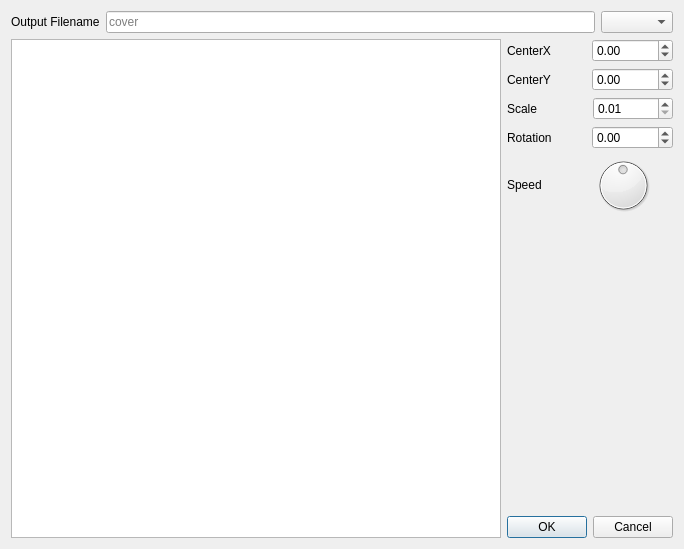
<?xml version="1.0" encoding="UTF-8"?>
<ui version="4.0">
 <class>CropPictureDialog</class>
 <widget class="QDialog" name="CropPictureDialog">
  <property name="geometry">
   <rect>
    <x>0</x>
    <y>0</y>
    <width>684</width>
    <height>549</height>
   </rect>
  </property>
  <property name="windowTitle">
   <string>Edit transcoding target properties</string>
  </property>
  <layout class="QVBoxLayout" name="verticalLayout_2">
   <item>
    <layout class="QHBoxLayout" name="horizontalLayout_2">
     <item>
      <widget class="QLabel" name="label">
       <property name="text">
        <string>Output Filename</string>
       </property>
      </widget>
     </item>
     <item>
      <widget class="QLineEdit" name="txt_outname">
       <property name="placeholderText">
        <string>cover</string>
       </property>
      </widget>
     </item>
     <item>
      <widget class="QComboBox" name="cbox_suffix"/>
     </item>
    </layout>
   </item>
   <item>
    <layout class="QHBoxLayout" name="horizontalLayout_7" stretch="1,0">
     <item>
      <widget class="CropImageView" name="image_box">
       <property name="mouseTracking">
        <bool>true</bool>
       </property>
       <property name="toolTip">
        <string>&lt;html&gt;&lt;head/&gt;&lt;body&gt;&lt;p&gt;normal drag -&amp;gt; shift&lt;/p&gt;&lt;p&gt;right click drag -&amp;gt; rotate&lt;/p&gt;&lt;p&gt;normal scroll -&amp;gt; scaling&lt;/p&gt;&lt;p&gt;alt scroll -&amp;gt; x shift&lt;/p&gt;&lt;p&gt;shift scroll -&amp;gt; y shift&lt;/p&gt;&lt;p&gt;ctrl scroll -&amp;gt; rotate&lt;/p&gt;&lt;/body&gt;&lt;/html&gt;</string>
       </property>
       <property name="verticalScrollBarPolicy">
        <enum>Qt::ScrollBarAlwaysOff</enum>
       </property>
       <property name="horizontalScrollBarPolicy">
        <enum>Qt::ScrollBarAlwaysOff</enum>
       </property>
       <property name="alignment">
        <set>Qt::AlignLeading|Qt::AlignLeft|Qt::AlignTop</set>
       </property>
      </widget>
     </item>
     <item>
      <layout class="QVBoxLayout" name="verticalLayout">
       <item>
        <layout class="QHBoxLayout" name="horizontalLayout">
         <item>
          <widget class="QLabel" name="label_2">
           <property name="text">
            <string>CenterX</string>
           </property>
          </widget>
         </item>
         <item>
          <widget class="QDoubleSpinBox" name="sbox_centerx">
           <property name="minimum">
            <double>-10000.000000000000000</double>
           </property>
           <property name="maximum">
            <double>10000.000000000000000</double>
           </property>
           <property name="stepType">
            <enum>QAbstractSpinBox::DefaultStepType</enum>
           </property>
          </widget>
         </item>
        </layout>
       </item>
       <item>
        <layout class="QHBoxLayout" name="horizontalLayout_3">
         <item>
          <widget class="QLabel" name="label_3">
           <property name="text">
            <string>CenterY</string>
           </property>
          </widget>
         </item>
         <item>
          <widget class="QDoubleSpinBox" name="sbox_centery">
           <property name="minimum">
            <double>-10000.000000000000000</double>
           </property>
           <property name="maximum">
            <double>10000.000000000000000</double>
           </property>
           <property name="stepType">
            <enum>QAbstractSpinBox::DefaultStepType</enum>
           </property>
          </widget>
         </item>
        </layout>
       </item>
       <item>
        <layout class="QHBoxLayout" name="horizontalLayout_4">
         <item>
          <widget class="QLabel" name="label_4">
           <property name="text">
            <string>Scale</string>
           </property>
          </widget>
         </item>
         <item>
          <widget class="QDoubleSpinBox" name="sbox_scale">
           <property name="minimum">
            <double>0.010000000000000</double>
           </property>
           <property name="maximum">
            <double>10.000000000000000</double>
           </property>
           <property name="singleStep">
            <double>0.200000000000000</double>
           </property>
           <property name="stepType">
            <enum>QAbstractSpinBox::DefaultStepType</enum>
           </property>
          </widget>
         </item>
        </layout>
       </item>
       <item>
        <layout class="QHBoxLayout" name="horizontalLayout_5">
         <item>
          <widget class="QLabel" name="label_5">
           <property name="text">
            <string>Rotation</string>
           </property>
          </widget>
         </item>
         <item>
          <widget class="QDoubleSpinBox" name="sbox_rotation">
           <property name="minimum">
            <double>-10000.000000000000000</double>
           </property>
           <property name="maximum">
            <double>10000.000000000000000</double>
           </property>
           <property name="stepType">
            <enum>QAbstractSpinBox::DefaultStepType</enum>
           </property>
          </widget>
         </item>
        </layout>
       </item>
       <item>
        <layout class="QHBoxLayout" name="horizontalLayout_6">
         <item>
          <widget class="QLabel" name="label_6">
           <property name="text">
            <string>Speed</string>
           </property>
          </widget>
         </item>
         <item>
          <widget class="QDial" name="dial_speed">
           <property name="maximumSize">
            <size>
             <width>16777215</width>
             <height>60</height>
            </size>
           </property>
           <property name="minimum">
            <number>-10</number>
           </property>
           <property name="maximum">
            <number>10</number>
           </property>
           <property name="pageStep">
            <number>2</number>
           </property>
          </widget>
         </item>
        </layout>
       </item>
       <item>
        <spacer name="verticalSpacer">
         <property name="orientation">
          <enum>Qt::Vertical</enum>
         </property>
         <property name="sizeHint" stdset="0">
          <size>
           <width>20</width>
           <height>40</height>
          </size>
         </property>
        </spacer>
       </item>
       <item>
        <widget class="QDialogButtonBox" name="buttonBox">
         <property name="orientation">
          <enum>Qt::Horizontal</enum>
         </property>
         <property name="standardButtons">
          <set>QDialogButtonBox::Cancel|QDialogButtonBox::Ok</set>
         </property>
        </widget>
       </item>
      </layout>
     </item>
    </layout>
   </item>
  </layout>
 </widget>
 <customwidgets>
  <customwidget>
   <class>CropImageView</class>
   <extends>QGraphicsView</extends>
   <header>fluss.apps.organizer.widgets</header>
  </customwidget>
 </customwidgets>
 <resources/>
 <connections>
  <connection>
   <sender>buttonBox</sender>
   <signal>accepted()</signal>
   <receiver>CropPictureDialog</receiver>
   <slot>accept()</slot>
   <hints>
    <hint type="sourcelabel">
     <x>248</x>
     <y>254</y>
    </hint>
    <hint type="destinationlabel">
     <x>157</x>
     <y>274</y>
    </hint>
   </hints>
  </connection>
  <connection>
   <sender>buttonBox</sender>
   <signal>rejected()</signal>
   <receiver>CropPictureDialog</receiver>
   <slot>reject()</slot>
   <hints>
    <hint type="sourcelabel">
     <x>316</x>
     <y>260</y>
    </hint>
    <hint type="destinationlabel">
     <x>286</x>
     <y>274</y>
    </hint>
   </hints>
  </connection>
 </connections>
</ui>
